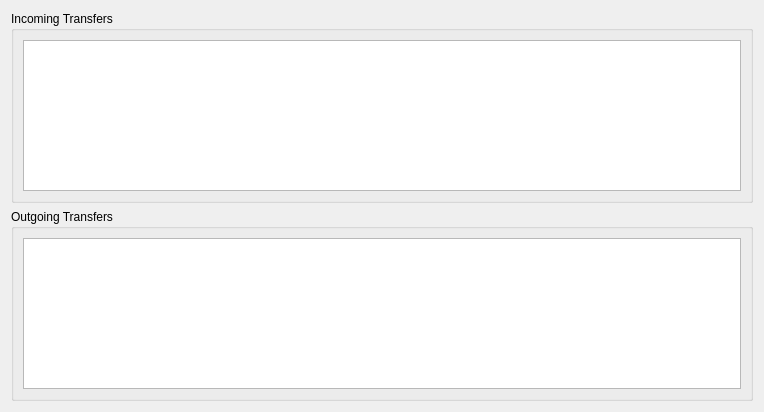
<?xml version="1.0" encoding="UTF-8"?>
<ui version="4.0">
 <class>TransferWindow</class>
 <widget class="QWidget" name="TransferWindow">
  <property name="geometry">
   <rect>
    <x>0</x>
    <y>0</y>
    <width>764</width>
    <height>412</height>
   </rect>
  </property>
  <property name="windowTitle">
   <string>Transfers</string>
  </property>
  <layout class="QGridLayout" name="gridLayout_3">
   <item row="0" column="1">
    <widget class="QGroupBox" name="groupBox">
     <property name="title">
      <string>Incoming Transfers</string>
     </property>
     <layout class="QGridLayout" name="gridLayout">
      <item row="0" column="0">
       <widget class="QTableView" name="incomingTransferTable"/>
      </item>
     </layout>
    </widget>
   </item>
   <item row="1" column="1">
    <widget class="QGroupBox" name="groupBox_2">
     <property name="title">
      <string>Outgoing Transfers</string>
     </property>
     <layout class="QGridLayout" name="gridLayout_2">
      <item row="0" column="0">
       <widget class="QTableView" name="outgoingTransferTable"/>
      </item>
     </layout>
    </widget>
   </item>
  </layout>
 </widget>
 <resources/>
 <connections/>
</ui>
